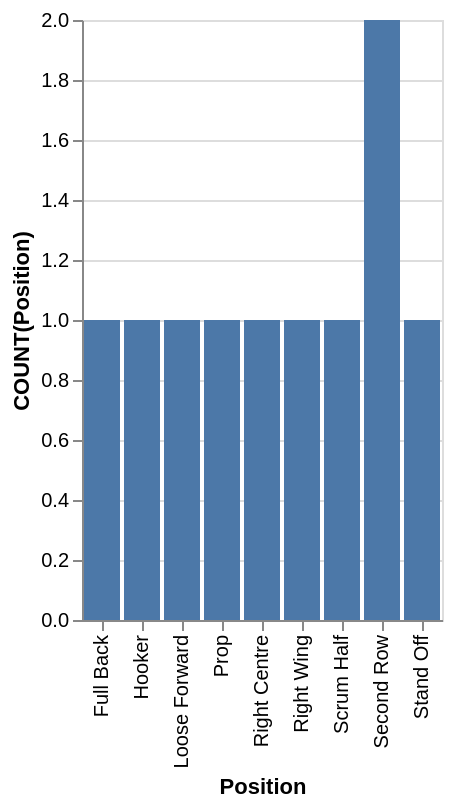

The Vega-Lite source for this figure:
### Vega-Lite specification from a JSON file in a GitHub repository (floating-point values rounded to 4 significant figures)
{"data": {"values": [{"x_data": "Full Back", "y_data": 1}, {"x_data": "Hooker", "y_data": 1}, {"x_data": "Loose Forward", "y_data": 1}, {"x_data": "Prop", "y_data": 1}, {"x_data": "Right Centre", "y_data": 1}, {"x_data": "Right Wing", "y_data": 1}, {"x_data": "Scrum Half", "y_data": 1}, {"x_data": "Second Row", "y_data": 2}, {"x_data": "Stand Off", "y_data": 1}]}, "mark": "bar", "encoding": {"x": {"field": "x_data", "type": "nominal", "title": "Position", "sort": "ascending"}, "y": {"field": "y_data", "type": "quantitative", "title": "COUNT(Position)"}}}
